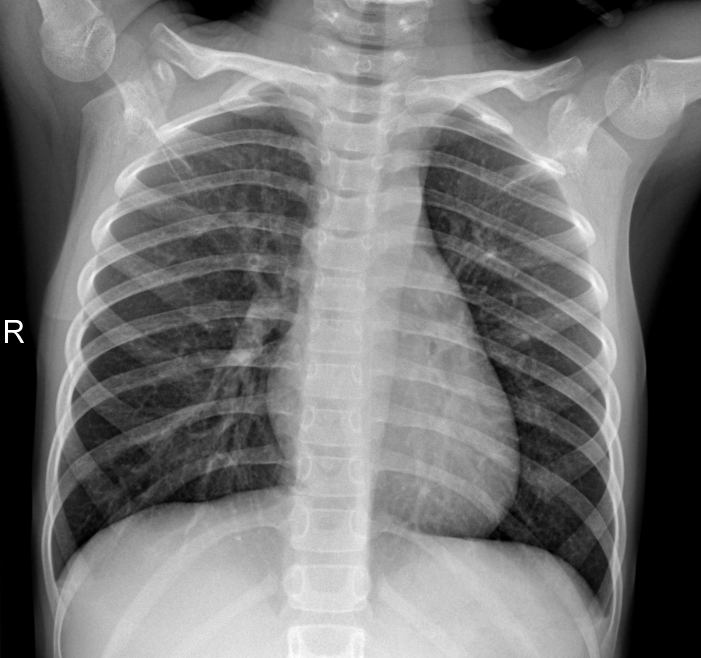
#> input picture Assignment 3/medical.jpeg, 2102 x 1974 px (shown at 1/3 size)
$ python Assignment3.py
#> lines starting #> are read from the running program, lines starting #| are printed output that depends on the picture; after the words box and inside, x2 and y2 are one past the last pixel; in counts of white or black regions, pixels touching at a corner belong together

import cv2
import numpy as np
import matplotlib.pyplot as plt

# Small font for clean output
plt.rcParams.update({'font.size': 6})

# Task 1: Image Compression (RLE)

# Load grayscale image
image = cv2.imread('medical.jpeg', cv2.IMREAD_GRAYSCALE)
#> image is the input picture: shape (1974, 2102); min 0, max 255, mean 117

if image is None:
    print("Error: Image not found.")
    exit()

image = cv2.resize(image, (512, 512))
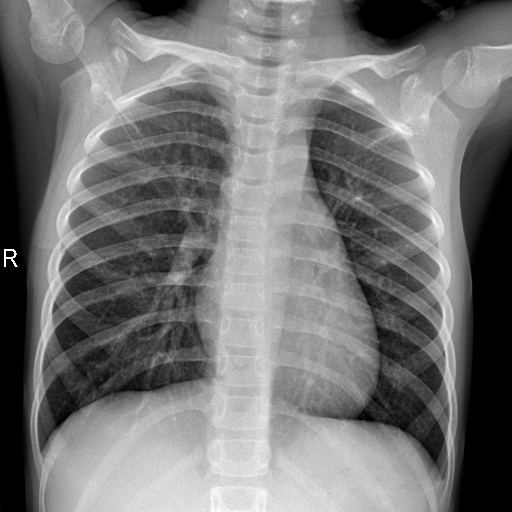
#> image: shape (512, 512); min 0, max 255, mean 116.9

# Run Length Encoding
def rle_encode(img):
    pixels = img.flatten()
    encoded = []
    prev = pixels[0]
#> prev = 98
    count = 1

    for pixel in pixels[1:]:
        if pixel == prev:
            count += 1
        else:
            encoded.append((prev, count))
            prev = pixel
            count = 1
#> this loop made 262143 passes
#> (pixel, prev, count) on passes 1, 2, 3, 5, 6, 8, 10, 11, 12, 13, 14, 15: (95, 95, 1), (100, 100, 1), (103, 103, 1), (100, 100, 1), (107, 107, 1), (110, 110, 1), (109, 109, 1), (115, 115, 1), (112, 112, 1), (118, 118, 1), (115, 115, 1), (119, 119, 1)
#> (prev, count) on passes 61 to 66: (144, 1), (155, 1), (164, 1), (180, 1), (177, 1), (153, 1)
#> after the loop, encoded = 222974 items

    encoded.append((prev, count))
    return encoded

encoded = rle_encode(image)
#> encoded = 222975 items

# Compression calculations
original_size = image.size          # number of pixels
#> original_size = 262144
compressed_size = len(encoded) * 2  # (value, count)
#> compressed_size = 445950

compression_ratio = original_size / compressed_size
#> compression_ratio = 0.588
storage_saving = (1 - (compressed_size / original_size)) * 100
#> storage_saving = -70.12

print("\n===== Compression Results =====")
print(f"Original Size: {original_size}")
#| Original Size: 262144
print(f"Compressed Size: {compressed_size}")
#| Compressed Size: 445950
print(f"Compression Ratio: {compression_ratio:.2f}")
#| Compression Ratio: 0.59
print(f"Storage Saving: {storage_saving:.2f}%")
#| Storage Saving: -70.12%

# Task 2: Image Segmentation

# Global Thresholding
_, global_thresh = cv2.threshold(image, 127, 255, cv2.THRESH_BINARY)
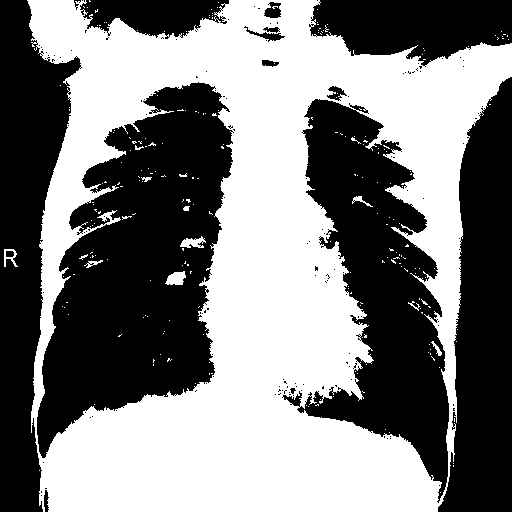
#> global_thresh: shape (512, 512); 49.4% white; 235 white regions (224 under 20 px), largest, box (x1, y1, x2, y2) and area: (27, 0, 512, 512) 128087, (165, 271, 186, 285) 207, (180, 236, 206, 248) 180

# Otsu Thresholding
_, otsu_thresh = cv2.threshold(image, 0, 255, cv2.THRESH_BINARY + cv2.THRESH_OTSU)
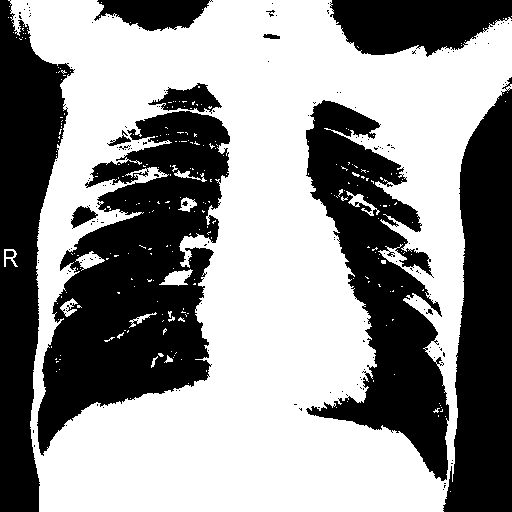
#> otsu_thresh: shape (512, 512); 56.6% white; 166 black regions (153 under 20 px), largest, box (x1, y1, x2, y2) and area: (37, 111, 230, 456) 35195, (306, 100, 449, 481) 24258, (443, 77, 512, 512) 21213

# Task 3: Morphological Processing

kernel = np.ones((3, 3), np.uint8)

# Apply on Otsu result (better segmentation generally)
dilation = cv2.dilate(otsu_thresh, kernel, iterations=1)
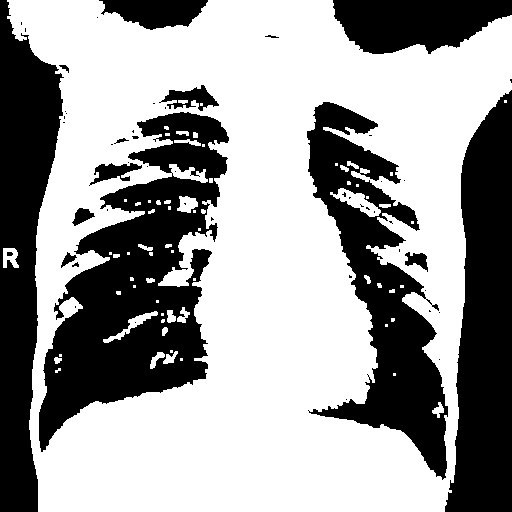
#> dilation: shape (512, 512); 61.1% white; 53 black regions (37 under 20 px), largest, box (x1, y1, x2, y2) and area: (39, 112, 229, 452) 29911, (445, 90, 512, 512) 20571, (307, 102, 448, 480) 20409
erosion = cv2.erode(otsu_thresh, kernel, iterations=1)
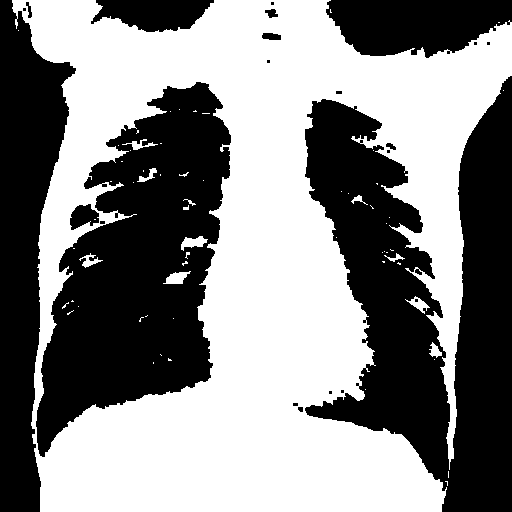
#> erosion: shape (512, 512); 52.6% white; 23 black regions (12 under 20 px), largest, box (x1, y1, x2, y2) and area: (305, 76, 512, 512) 49642, (36, 82, 231, 457) 40847, (0, 0, 76, 512) 21930

# Task 4: Analysis

print("\n===== Analysis =====")
print("1. RLE compression works well when large regions have similar intensity.")
print("2. Medical images with uniform background achieve better compression.")
print("3. Otsu’s thresholding provides automatic and more accurate segmentation.")
print("4. Global thresholding may fail under varying illumination.")
print("5. Dilation expands detected regions, useful for highlighting structures.")
print("6. Erosion removes small noise and refines boundaries.")
print("7. Segmented regions can represent tumors, bones, or organs depending on modality.")

# Visualization

plt.figure(figsize=(10, 8))

plt.subplot(2, 3, 1)
plt.title("Original Image")
plt.imshow(image, cmap='gray')
plt.axis('off')

plt.subplot(2, 3, 2)
plt.title("Global Threshold")
plt.imshow(global_thresh, cmap='gray')
plt.axis('off')

plt.subplot(2, 3, 3)
plt.title("Otsu Threshold")
plt.imshow(otsu_thresh, cmap='gray')
plt.axis('off')

plt.subplot(2, 3, 4)
plt.title("Dilation")
plt.imshow(dilation, cmap='gray')
plt.axis('off')

plt.subplot(2, 3, 5)
plt.title("Erosion")
plt.imshow(erosion, cmap='gray')
plt.axis('off')

plt.tight_layout()
plt.show()
